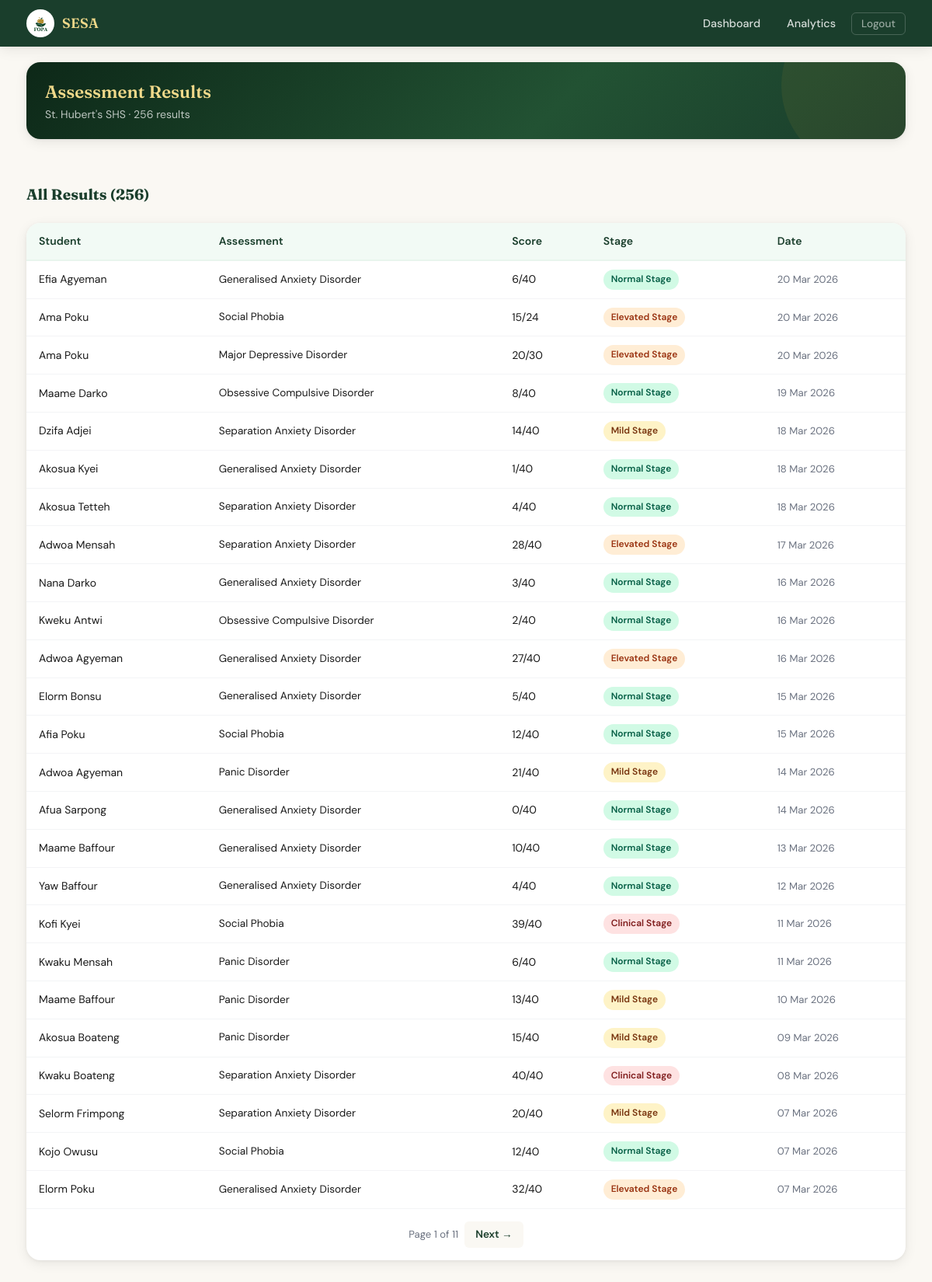
/school/6/results (signed in), run on an earlier commit of the app's database.
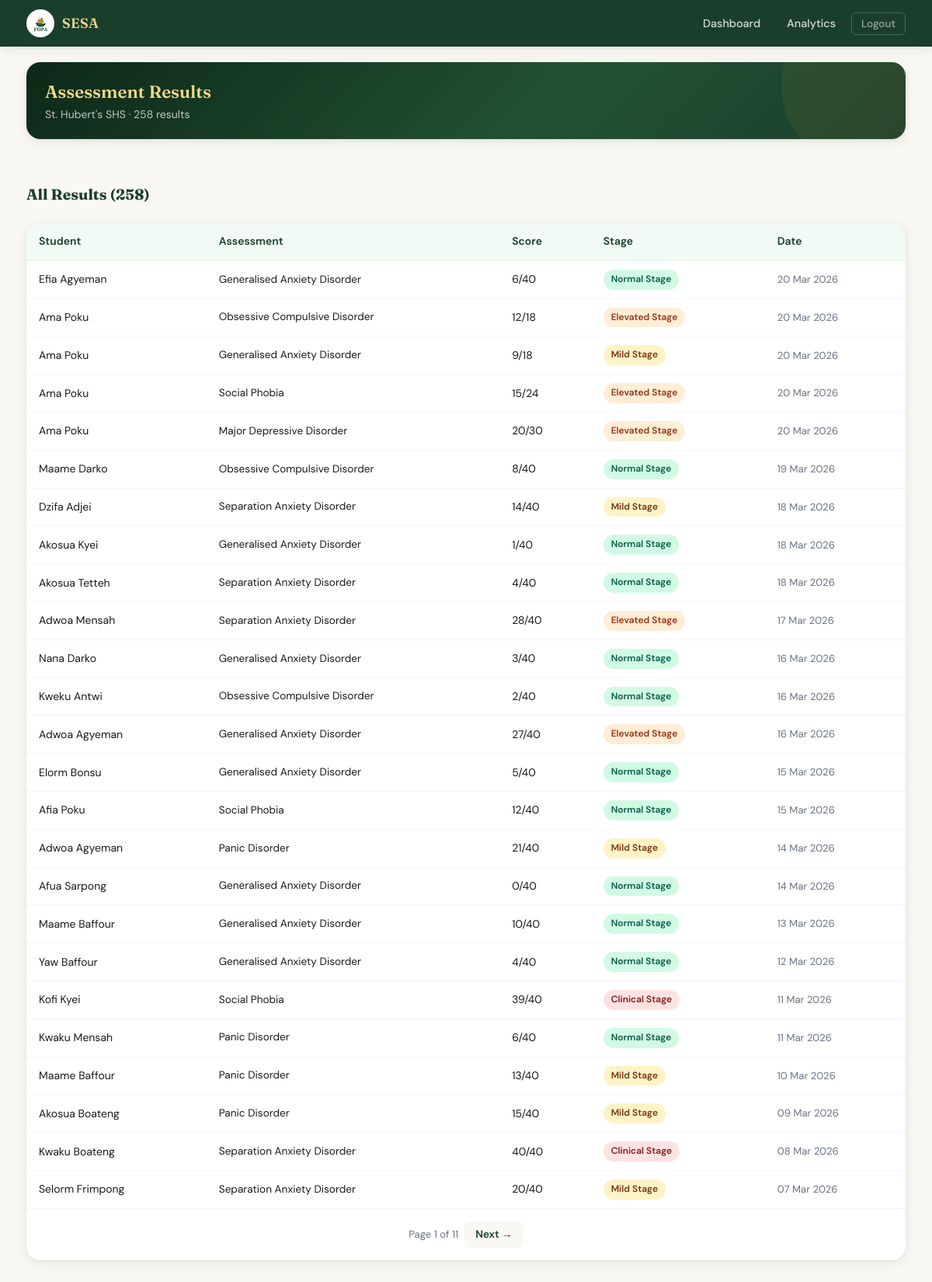
And on a later commit of the database.
### app/models/test_result.py (models this page shows, shortened)
class TestResult(db.Model):
    __tablename__ = 'test_results'
    id = db.Column(db.Integer, primary_key=True)
    user_id = db.Column(db.Integer, db.ForeignKey('accounts.id', ondelete='CASCADE'), nullable=False, index=True)
    test_type = db.Column(db.String(100), nullable=False, index=True)
    score = db.Column(db.Integer, nullable=False)
    max_score = db.Column(db.Integer, nullable=True)
    stage = db.Column(db.String(50), nullable=True, index=True)  # "Normal Stage", "Mild Stage", etc.
    _feedback_encrypted = db.Column('feedback', db.Text, nullable=True)
    @property
    def feedback(self):
        if not self._feedback_encrypted:
            return None
        f = _get_fernet()
        if not f:
            return self._feedback_encrypted
        try:
            return f.decrypt(self._feedback_encrypted.encode()).decode()
        except Exception:
            return self._feedback_encrypted
    @feedback.setter
    def feedback(self, value):
        if not value:
            self._feedback_encrypted = None
            return
        f = _get_fernet()
        if not f:
            self._feedback_encrypted = value
            return
        self._feedback_encrypted = f.encrypt(value.encode()).decode()
    details = db.Column(db.Text, nullable=True)           # kept for backward compat
    taken_at = db.Column(db.DateTime, default=lambda: datetime.now(timezone.utc), index=True)

### app/models/account.py (models this page shows, shortened)
class Accounts(UserMixin, db.Model):
    __tablename__ = 'accounts'
    id = db.Column(db.Integer, primary_key=True)
    fname = db.Column(db.String(100), nullable=False)
    lname = db.Column(db.String(100), nullable=False)
    email = db.Column(db.String(120), unique=True, nullable=False, index=True)
    username = db.Column(db.String(50), unique=True, nullable=False, index=True)
    password = db.Column(db.String(256), nullable=False)
    school_name = db.Column(db.String(200), nullable=True)
    gender = db.Column(db.String(20), nullable=True)
    birthdate = db.Column(db.Date, nullable=True)
    last_login = db.Column(db.DateTime, nullable=True)
    created_at = db.Column(db.DateTime, default=lambda: datetime.now(timezone.utc))
    school_id = db.Column(
        db.Integer,
        db.ForeignKey('school.id', ondelete='CASCADE', name='fk_accounts_school_id'),
        nullable=True,
        index=True
    )
    class_group = db.Column(db.String(50), nullable=True)   # e.g. "Form 2A", "JHS 3B"
    is_admin = db.Column(db.Boolean, default=False, nullable=False)
    is_counsellor = db.Column(db.Boolean, default=False, server_default='0', nullable=False)
    failed_attempts = db.Column(db.Integer, default=0, server_default='0', nullable=False)
    locked_until = db.Column(db.DateTime, nullable=True)  # NULL = not locked
    phone = db.Column(db.String(20), nullable=True)
    consent_given = db.Column(db.Boolean, default=False, nullable=False, server_default='0')
    consent_given_at = db.Column(db.DateTime, nullable=True)
    consent_version = db.Column(db.String(10), nullable=True)  # e.g. 'v1.0'
    test_results = db.relationship(
        'TestResult',
        backref='account',
        lazy='dynamic',
        cascade='all, delete-orphan'
    )
    @property
    def full_name(self):
        return f'{self.fname} {self.lname}'
    @property
    def is_super_admin(self):
        return self.is_admin
    LOCKOUT_THRESHOLD = 5      # failed attempts before lockout
    LOCKOUT_MINUTES   = 15     # minutes locked after threshold reached

### app/routes/main.py (the view)
@main_bp.route('/school/<int:school_id>/results')
def school_results(school_id):
    school = _get_school_from_session()
    if current_user.is_authenticated and current_user.is_super_admin:
        school = School.query.get_or_404(school_id)
    elif school and school.id == school_id:
        pass
    else:
        flash('Please log in as a school administrator.', 'warning')
        return redirect(url_for('auth.school_login'))
    results_page = request.args.get('results_page', 1, type=int)
    results_pagination = (
        TestResult.query
        .join(Accounts, Accounts.id == TestResult.user_id)
        .filter(Accounts.school_id == school.id)
        .order_by(TestResult.taken_at.desc())
        .paginate(page=results_page, per_page=25, error_out=False)
    )
    total_results = (TestResult.query
                     .join(Accounts, Accounts.id == TestResult.user_id)
                     .filter(Accounts.school_id == school.id)
                     .count())
    return render_template(
        'main/school_results.html',
        school=school,
        results_pagination=results_pagination,
        total_results=total_results,
    )

### app/__init__.py (called while the page is built)
def _init_extensions(app: Flask) -> None:
    app.config.setdefault("SQLALCHEMY_ENGINE_OPTIONS", {}).update({
        "pool_pre_ping": True,   # test connection before using it
        "pool_recycle":  300,    # recycle connections every 5 minutes
        "pool_size":     5,      # max persistent connections
        "max_overflow":  2,      # extra connections under load
    })
    db.init_app(app)
    migrate.init_app(app, db)
    csrf.init_app(app)
    login_manager.init_app(app)
    limiter.init_app(app)
    from app.models.account import Accounts
    from app.models.quiz_session import QuizSession  # noqa: F401
    from app.models.counsellor_profile import CounsellorProfile  # noqa: F401
    @login_manager.user_loader
    def load_user(user_id: str):
        return Accounts.query.get(int(user_id))

### app/routes/main.py (called while the page is built)
def _get_school_from_session():
    school_id = session.get('school_id')
    return School.query.get(school_id) if school_id else None

### app/templates/main/school_results.html (shortened to what this page needs)
{% extends 'base.html' %}
{% block nav_links %}
  <li><a href="{{ url_for('main.school_dashboard', school_id=school.id) }}">Dashboard</a></li>
  <li><a href="{{ url_for('main.school_analytics', school_id=school.id) }}">Analytics</a></li>
  <li><a href="{{ url_for('auth.logout') }}" class="btn-nav-logout">Logout</a></li>
{% endblock %}
{% block body %}
<div class="container" style="padding-bottom: 48px;">
  <div class="page-context">
    <h1>Assessment Results</h1>
    <p>{{ school.school_name }} · {{ total_results }} result{{ 's' if total_results != 1 }}</p>
  </div>
  <div class="section">
    <div class="section-head">
      <h2>All Results ({{ total_results }})</h2>
    </div>
    <div class="card">
      <div class="table-wrapper">
        <table class="table">
          <thead>
            <tr>
              <th>Student</th>
              <th>Assessment</th>
              <th>Score</th>
              <th>Stage</th>
              <th>Date</th>
            </tr>
          </thead>
          <tbody>
            {% for r in results_pagination.items %}
            <tr>
              <td data-label="Student">{{ r.account.full_name }}</td>
              <td data-label="Assessment" style="font-size:0.85rem;">{{ r.test_type }}</td>
              <td data-label="Score">{{ r.score }}{% if r.max_score %}/{{ r.max_score }}{% endif %}</td>
              <td data-label="Stage">
                {% set s = (r.stage or '') | lower %}
                <span class="badge {% if 'normal' in s %}stage-normal{% elif 'mild' in s %}stage-mild{% elif 'elevated' in s %}stage-elevated{% elif 'clinical' in s %}stage-clinical{% else %}badge-gray{% endif %}">
                  {{ r.stage or 'Unknown' }}
                </span>
              </td>
              <td data-label="Date" style="color:var(--gray-500); font-size:0.82rem;">{{ r.taken_at.strftime('%d %b %Y') }}</td>
            </tr>
            {% endfor %}
          </tbody>
        </table>
      </div>
      {% if results_pagination.pages > 1 %}
      <div style="display:flex; justify-content:center; align-items:center; gap:8px; padding:16px; border-top:1px solid var(--gray-100);">
        <span style="font-size:0.82rem; color:var(--gray-500);">Page {{ results_pagination.page }} of {{ results_pagination.pages }}</span>
        {% if results_pagination.has_next %}
          <a href="{{ url_for('main.school_results', school_id=school.id, results_page=results_pagination.next_num) }}"
             style="padding:6px 14px; border-radius:6px; background:var(--ivory); color:var(--green-800); text-decoration:none; font-size:0.85rem; font-weight:600;">Next →</a>
        {% endif %}
      </div>
      {% endif %}
    </div>
  </div>
</div>
{% endblock %}

What changed in the data, as far as the page shows it:
no longer on this page (row unchanged): TestResult: account.full_name "Kojo Owusu", test_type "Social Phobia", score "12", max_score "40", stage "Normal Stage", taken_at "07 Mar 2026"
no longer on this page (row unchanged): TestResult: account.full_name "Elorm Poku", test_type "Generalised Anxiety Disorder", score "32", max_score "40", stage "Elevated Stage", taken_at "07 Mar 2026"
added TestResult: account.full_name "Ama Poku", test_type "Obsessive Compulsive Disorder", score "12", max_score "18", stage "Elevated Stage", taken_at "20 Mar 2026"
added TestResult: account.full_name "Ama Poku", test_type "Generalised Anxiety Disorder", score "9", max_score "18", stage "Mild Stage", taken_at "20 Mar 2026"
Also different on the page:
{{ total_results }}: "256" → "258"
